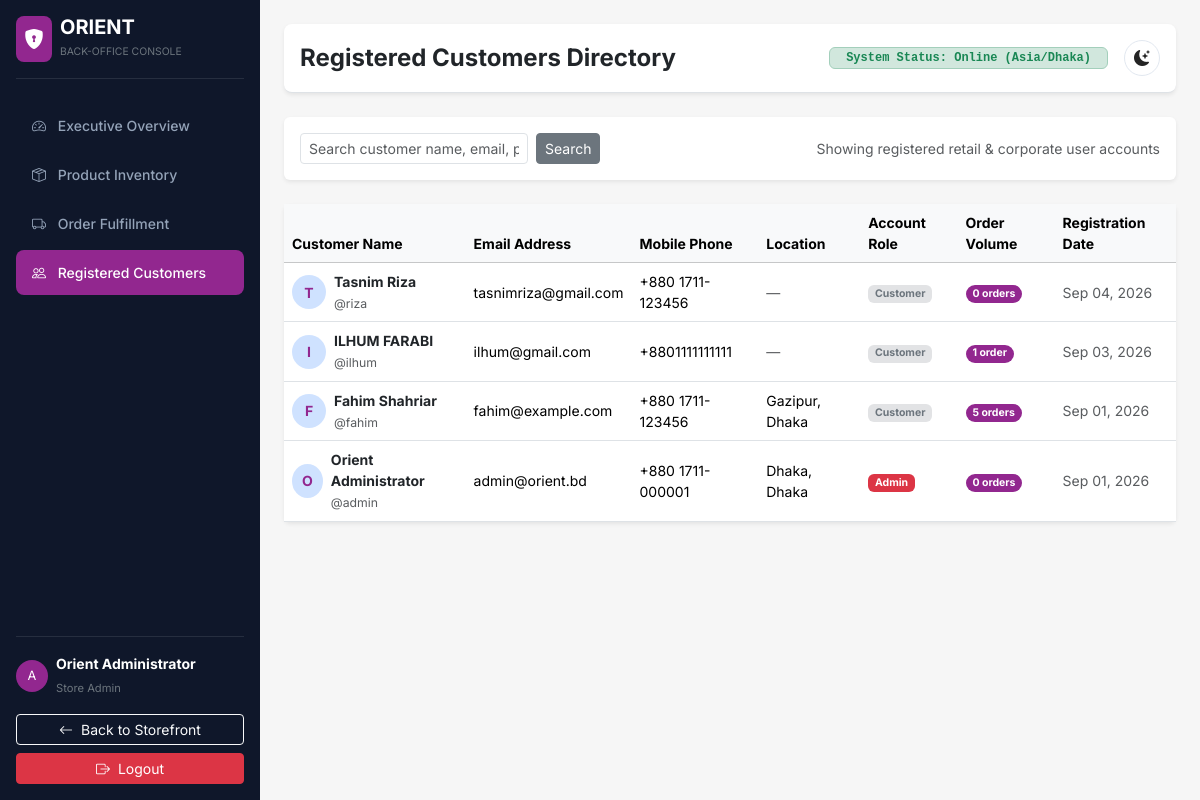
The app's page /admin-panel/customers/ (signed in), older data.
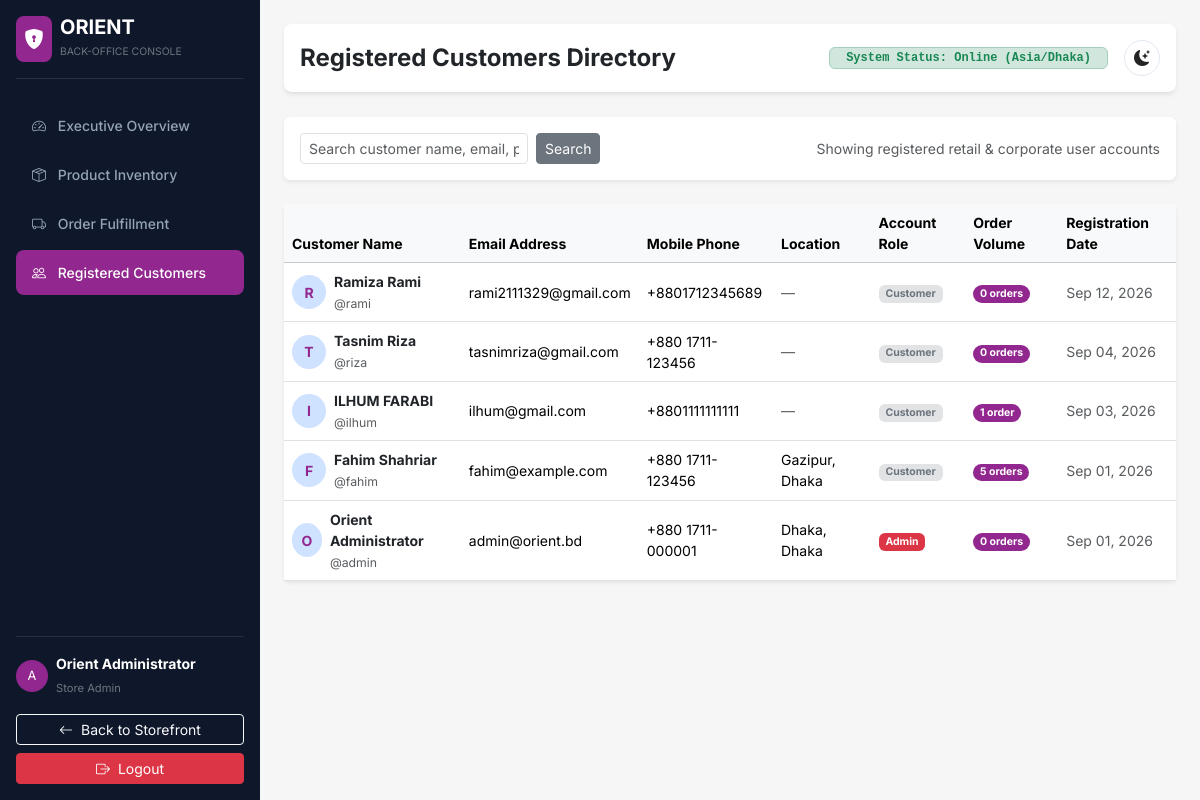
The same page, newer data.
### apps/accounts/models.py (models this page shows, shortened)
class User(AbstractUser):
    ROLE_CHOICES = [
        ('customer', 'Customer'),
        ('admin', 'Admin'),
    ]
    phone = models.CharField(max_length=20, blank=True)
    role = models.CharField(max_length=10, choices=ROLE_CHOICES, default='customer')
    address_street = models.TextField(blank=True)
    address_division = models.CharField(max_length=50, blank=True)
    address_district = models.CharField(max_length=50, blank=True)
    address_postal = models.CharField(max_length=20, blank=True)
    class Meta:
        verbose_name = 'User'
        verbose_name_plural = 'Users'

### apps/adminpanel/views.py (the view)
# urls.py: path('customers/', views.customer_list_view, name='customers'),
@admin_required
def customer_list_view(request):
    customers = User.objects.annotate(
        order_count=Count('orders')
    ).order_by('-date_joined')
    q = request.GET.get('q', '').strip()
    if q:
        customers = customers.filter(
            Q(username__icontains=q) | Q(email__icontains=q) |
            Q(first_name__icontains=q) | Q(last_name__icontains=q) | Q(phone__icontains=q)
        )
    paginator = Paginator(customers, 20)
    page_obj = paginator.get_page(request.GET.get('page', 1))
    return render(request, 'adminpanel/customers.html', {
        'page_obj': page_obj,
        'q': q,
    })

### apps/cart/cart.py (called while the page is built)
    def get_item_count(self):
        return sum(item['qty'] for item in self.cart.values())

### apps/core/context_processors.py (called while the page is built)
def cart_context(request):
    cart = Cart(request)
    return {
        'cart': cart,
        'cart_count': cart.get_item_count(),
    }

def categories_context(request):
    from apps.catalog.models import Category
    nav_categories = Category.objects.filter(parent=None).prefetch_related('children')
    return {'nav_categories': nav_categories}

def wishlist_context(request):
    wishlist = request.session.get('wishlist', [])
    return {'wishlist_count': len(wishlist)}

### templates/adminpanel/customers.html (shortened to what this page needs)
{% extends 'adminpanel/base_admin.html' %}
{% load static orient_tags %}
{% block page_title %}Registered Customers Directory{% endblock %}
{% block admin_content %}
<div class="card shadow-sm border-0 mb-4">
  <div class="card-body p-3">
    <div class="d-flex justify-content-between align-items-center">
      <form method="GET" action="{% url 'adminpanel:customers' %}" class="d-flex gap-2" style="max-width: 400px;">
        <input type="text" name="q" class="form-control form-control-sm" placeholder="Search customer name, email, phone..." value="{{ q }}">
        <button type="submit" class="btn btn-secondary btn-sm">Search</button>
      </form>
      <span class="text-muted small">
        Showing registered retail & corporate user accounts
      </span>
    </div>
  </div>
</div>
<div class="card shadow-sm border-0">
  <div class="table-responsive">
    <table class="table table-hover align-middle mb-0 small">
      <thead class="table-light">
        <tr>
          <th>Customer Name</th>
          <th>Email Address</th>
          <th>Mobile Phone</th>
          <th>Location</th>
          <th>Account Role</th>
          <th>Order Volume</th>
          <th>Registration Date</th>
        </tr>
      </thead>
      <tbody>
        {% for cust in page_obj %}
          <tr>
            <td>
              <div class="d-flex align-items-center gap-2">
                <div class="rounded-circle bg-primary-subtle text-primary fw-bold d-flex align-items-center justify-content-center" style="width: 34px; height: 34px;">
                  {{ cust.first_name|slice:":1"|default:cust.username|slice:":1"|upper }}
                </div>
                <div>
                  <strong class="d-block text-dark">{{ cust.get_full_name|default:cust.username }}</strong>
                  <small class="text-muted">@{{ cust.username }}</small>
                </div>
              </div>
            </td>
            <td>{{ cust.email }}</td>
            <td>{{ cust.phone|default:'Not provided' }}</td>
            <td>
              {% if cust.address_district %}
                <span>{{ cust.address_district }}, {{ cust.address_division }}</span>
              {% else %}
                <span class="text-muted">—</span>
              {% endif %}
            </td>
            <td>
              {% if cust.role == 'admin' or cust.is_staff %}
                <span class="badge bg-danger">Admin</span>
              {% else %}
                <span class="badge bg-secondary-subtle text-secondary">Customer</span>
              {% endif %}
            </td>
            <td>
              <span class="badge bg-primary rounded-pill px-2.5">{{ cust.order_count }} order{{ cust.order_count|pluralize }}</span>
            </td>
            <td class="text-muted">{{ cust.date_joined|date:"M d, Y" }}</td>
          </tr>
        {% empty %}
          <tr>
            <td colspan="7" class="text-center py-4 text-muted">No registered customer accounts found.</td>
          </tr>
        {% endfor %}
      </tbody>
    </table>
  </div>
</div>
{% endblock %}

### templates/adminpanel/base_admin.html (shortened to what this page needs)
<!DOCTYPE html>
<html lang="en">
<head>
  <link href="https://cdn.jsdelivr.net/npm/bootstrap@5.3.3/dist/css/bootstrap.min.css" rel="stylesheet">
  <link rel="stylesheet" href="https://cdn.jsdelivr.net/npm/bootstrap-icons@1.11.3/font/bootstrap-icons.min.css">
  {% load static %}
  <link rel="stylesheet" href="{% static 'css/orient.css' %}?v=2.0">
</head>
<body>
  <div class="d-flex">
    <div class="admin-sidebar p-3 d-flex flex-column flex-shrink-0">
      <a href="{% url 'adminpanel:dashboard' %}" class="d-flex align-items-center text-white text-decoration-none mb-4 pb-3 border-bottom border-secondary border-opacity-25">
        <div class="p-2 bg-primary rounded-3 text-white me-2 fs-5">
          <i class="bi bi-shield-lock-fill"></i>
        </div>
        <div>
          <span class="fs-5 fw-bold d-block lh-1">ORIENT</span>
          <small class="text-secondary" style="font-size: 0.65rem; text-transform: uppercase;">Back-Office Console</small>
        </div>
      </a>
      <ul class="nav flex-column mb-auto">
        <li class="nav-item">
          <a href="{% url 'adminpanel:dashboard' %}" class="nav-link {% if request.resolver_match.url_name == 'dashboard' %}active{% endif %}">
            <i class="bi bi-speedometer2 me-2"></i> Executive Overview
          </a>
        </li>
        <li class="nav-item">
          <a href="{% url 'adminpanel:products' %}" class="nav-link {% if 'product' in request.resolver_match.url_name %}active{% endif %}">
            <i class="bi bi-box-seam me-2"></i> Product Inventory
          </a>
        </li>
        <li class="nav-item">
          <a href="{% url 'adminpanel:orders' %}" class="nav-link {% if 'order' in request.resolver_match.url_name %}active{% endif %}">
            <i class="bi bi-truck me-2"></i> Order Fulfillment
          </a>
        </li>
        <li class="nav-item">
          <a href="{% url 'adminpanel:customers' %}" class="nav-link {% if 'customer' in request.resolver_match.url_name %}active{% endif %}">
            <i class="bi bi-people me-2"></i> Registered Customers
          </a>
        </li>
      </ul>
      <div class="pt-3 border-top border-secondary border-opacity-25">
        <div class="d-flex align-items-center text-white mb-3">
          <div class="bg-primary rounded-circle p-2 me-2" style="width: 32px; height: 32px; display: flex; align-items: center; justify-content: center; font-size: 0.8rem;">
            {{ user.username|slice:":1"|upper }}
          </div>
          <div class="overflow-hidden">
            <strong class="d-block small text-truncate">{{ user.get_full_name|default:user.username }}</strong>
            <small class="text-secondary" style="font-size: 0.7rem;">Store Admin</small>
          </div>
        </div>
        <a href="{% url 'core:home' %}" class="btn btn-outline-light btn-sm w-100 mb-2">
          <i class="bi bi-arrow-left me-1"></i> Back to Storefront
        </a>
        <a href="{% url 'accounts:logout' %}" class="btn btn-danger btn-sm w-100">
          <i class="bi bi-box-arrow-right me-1"></i> Logout
        </a>
      </div>
    </div>
    <div class="flex-grow-1 p-4 overflow-y-auto" style="height: 100vh;">
      <div class="d-flex justify-content-between align-items-center mb-4 pb-3 border-bottom bg-white p-3 rounded-3 shadow-sm">
        <h4 class="fw-bold mb-0 text-dark">{% block page_title %}Back-Office Console{% endblock %}</h4>
        <div class="d-flex align-items-center gap-3">
          <span class="badge bg-success-subtle text-success border border-success-subtle px-3 py-1.5 font-monospace">
            System Status: Online (Asia/Dhaka)
          </span>
          <button type="button" class="btn btn-light btn-sm border theme-toggle-btn" id="admin-theme-toggle-btn" title="Toggle Day/Night Mode" aria-label="Toggle theme">
            <i class="bi bi-moon-stars-fill theme-icon-moon"></i>
          </button>
        </div>
      </div>
      {% block admin_content %}{% endblock %}
    </div>
  </div>
</body>
</html>

Row changes from the older to the newer data that the page shows:
added User: first_name "R", get_full_name "Ramiza Rami", username "rami", email "rami2111329@gmail.com", phone "+8801712345689", role "Customer", order_count "0", date_joined "Sep 12, 2026"
